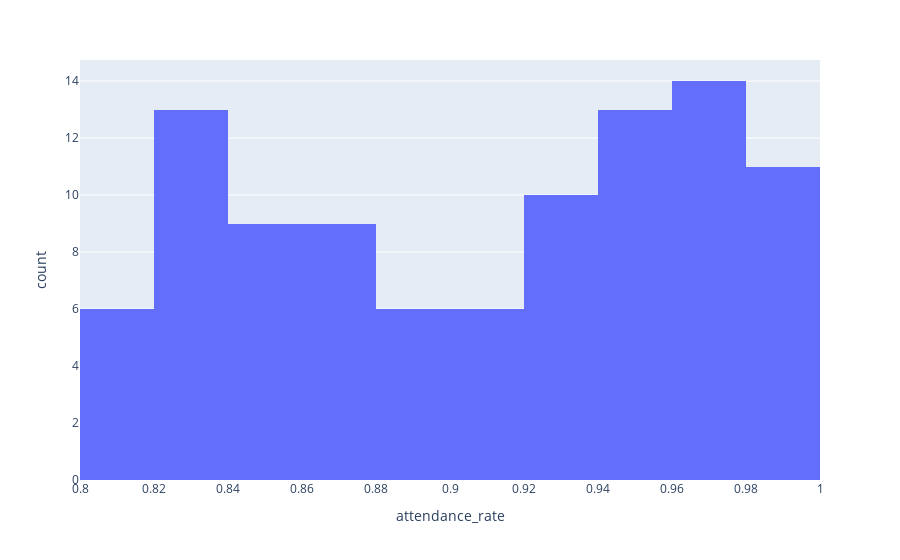

Source (notebook cell):
### Markdown cell above
# **_16.11 Histogram using plotly_**

### Code cell
fig= px.histogram(student_marks, x='attendance_rate')
fig.show()

### Figure 1 — Plotly figure (JSON) as saved in the notebook; plotly's stock layout.template omitted (floating-point values rounded to 4 significant figures)
{"data": [{"bingroup": "x", "hovertemplate": "attendance_rate=%{x}<br>count=%{y}<extra></extra>", "legendgroup": "", "marker": {"color": "#636efa", "pattern": {"shape": ""}}, "name": "", "orientation": "v", "showlegend": false, "x": [0.89, 0.98, 0.83, 0.92, 0.8, 0.94, 0.95, 0.97, 0.84, 0.97, 0.8, 0.92, 0.93, 0.84, 0.94, 0.99, 0.87, 0.96, 0.95, 0.99, 0.92, 0.95, 0.98, 0.89, 0.85, 0.88, 0.82, 0.81, 0.9, 1.0, 0.97, 0.85, 0.86, 0.99, 0.95, 1.0, 0.92, 0.96, 0.96, 0.97, 0.83, 0.87, 1.0, 0.88, 0.83, 0.83, 0.88, 0.84, 0.98, 0.87, 0.91, 0.99, 0.99, 0.87, 0.97, 0.98, 0.97, 0.97, 0.87, 0.93, 0.91, 0.83, 0.8, 0.92, 0.88, 0.97, 0.92, 0.94, 0.85, 0.91, 0.95, 0.84, 0.81, 0.82, 0.93, 0.99, 0.94, 0.91, 0.96, 0.94, 0.92, 0.86, 0.85, 0.95, 0.82, 0.83, 0.86, 0.96, 0.83, 0.86, 0.84, 0.81, 0.82, 0.91, 0.82, 0.94, 0.83, 0.97, 0.98, 0.95], "xaxis": "x", "yaxis": "y", "type": "histogram"}], "layout": {"xaxis": {"anchor": "y", "domain": [0.0, 1.0], "title": {"text": "attendance_rate"}}, "yaxis": {"anchor": "x", "domain": [0.0, 1.0], "title": {"text": "count"}}, "legend": {"tracegroupgap": 0}, "margin": {"t": 60}, "barmode": "relative"}}
